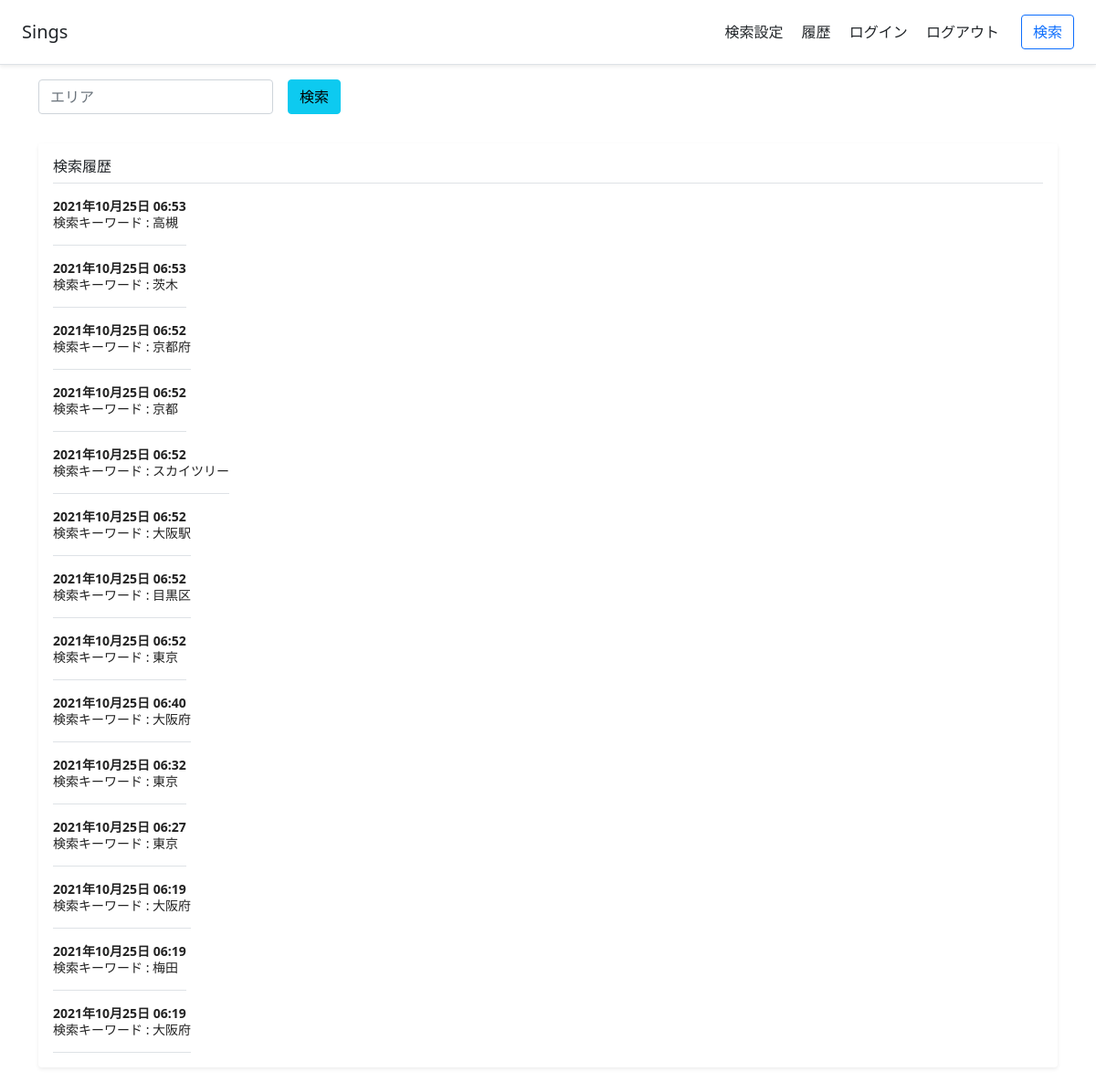
The page /search_history/ (signed in) on the database its author committed.
### karaokesearcherapp/models.py (models this page shows)
class SearchHistoryModel(models.Model):
    user = models.ForeignKey(UserModel, on_delete=models.CASCADE)
    keyword = models.TextField(default="")
    datetime = models.DateTimeField(auto_now_add=True)

### karaokesearcherapp/views.py (the view)
# urls.py: path("search_history/", search_historyview, name="search_history")
def search_historyview(request):
    if request.user.is_authenticated:
        if request.method == "GET":
            user = request.user
            history_set = SearchHistoryModel.objects.filter(user=user.id)
            history_list = []
            for history in history_set:
                history_list.append(history)
            history_list.sort(key=lambda x: x.datetime.timestamp())
            history_list.reverse()
            return render(request, "search_history.html", {"history_list" : history_list})
        elif request.method == "POST":
            if request.POST["keyword"]:
                keyword = request.POST["keyword"]
                return redirect("display", keyword=keyword)
            else:
                return redirect("search_history")
    else:
        return redirect("login")

### templates/search_history.html (shortened to what this page needs)
{% extends "base.html" %}
{% block content %}
<main class="container">
    <form class="row g-3" method="POST" action="">{% csrf_token %}
        <div class="col-auto">
          <input type="text" class="form-control" id="inputPassword2" placeholder="エリア" name="keyword">
        </div>
        <div class="col-auto">
          <button type="submit" class="btn btn-info mb-3">検索</button>
        </div>
    </form>
    <div class="my-3 p-3 bg-white rounded shadow-sm">
      <h6 class="border-bottom pb-2 mb-0">検索履歴</h6>
      {% for history in history_list %}
      <div class="d-flex text-muted pt-3">
        <p class="pb-3 mb-0 small lh-sm border-bottom">
          <a href="{% url 'display' history.keyword %}"><strong class="d-block text-gray-dark">{{history.datetime|date:"Y年m月d日 H:i"}}</strong></a>
          <a href="{% url 'display' history.keyword %}">検索キーワード : {{history.keyword}}</a>
        </p>
      </div>
      {% endfor %}
    </div>
</main>
{% endblock content %}

### templates/base.html (shortened to what this page needs)
{% load static %}
<!doctype html>
<html lang="en">
  <head>
    <link href="https://cdn.jsdelivr.net/npm/bootstrap@5.0.0-beta1/dist/css/bootstrap.min.css" rel="stylesheet">
    <link rel="stylesheet" type="text/css" href="{% static 'style.css' %}">
  </head>
  <body>
    <header class="d-flex flex-column flex-md-row align-items-center p-3 px-md-4 mb-3 bg-white border-bottom shadow-sm">
        <p class="h5 my-0 me-md-auto fw-normal">Sings</p>
        <nav class="my-2 my-md-0 me-md-3">
          <a class="p-2 text-dark" href="{% url 'setting' %}">検索設定</a>
          <a class="p-2 text-dark" href="{% url 'search_history' %}">履歴</a>
          <a class="p-2 text-dark" href="{% url 'login' %}">ログイン</a>
          <a class="p-2 text-dark" href="{% url 'logout' %}">ログアウト</a>
        </nav>
        <a class="btn btn-outline-primary" href="{% url 'search' %}">検索</a>
    </header>
    {% block content %}
    {% endblock content %}
  </body>
</html>

### static/style.css (style rules this page uses)
a { text-decoration: none; color: #222222; }

### rows shown on the page
SearchHistoryModel: datetime "2021年10月25日 06:53", keyword "高槻"
SearchHistoryModel: datetime "2021年10月25日 06:53", keyword "茨木"
SearchHistoryModel: datetime "2021年10月25日 06:52", keyword "京都府"
SearchHistoryModel: datetime "2021年10月25日 06:52", keyword "京都"
SearchHistoryModel: datetime "2021年10月25日 06:52", keyword "スカイツリー"
SearchHistoryModel: datetime "2021年10月25日 06:52", keyword "大阪駅"
SearchHistoryModel: datetime "2021年10月25日 06:52", keyword "目黒区"
SearchHistoryModel: datetime "2021年10月25日 06:52", keyword "東京"
SearchHistoryModel: datetime "2021年10月25日 06:40", keyword "大阪府"
SearchHistoryModel: datetime "2021年10月25日 06:32", keyword "東京"
SearchHistoryModel: datetime "2021年10月25日 06:27", keyword "東京"
SearchHistoryModel: datetime "2021年10月25日 06:19", keyword "大阪府"
SearchHistoryModel: datetime "2021年10月25日 06:19", keyword "梅田"
SearchHistoryModel: datetime "2021年10月25日 06:19", keyword "大阪府"
